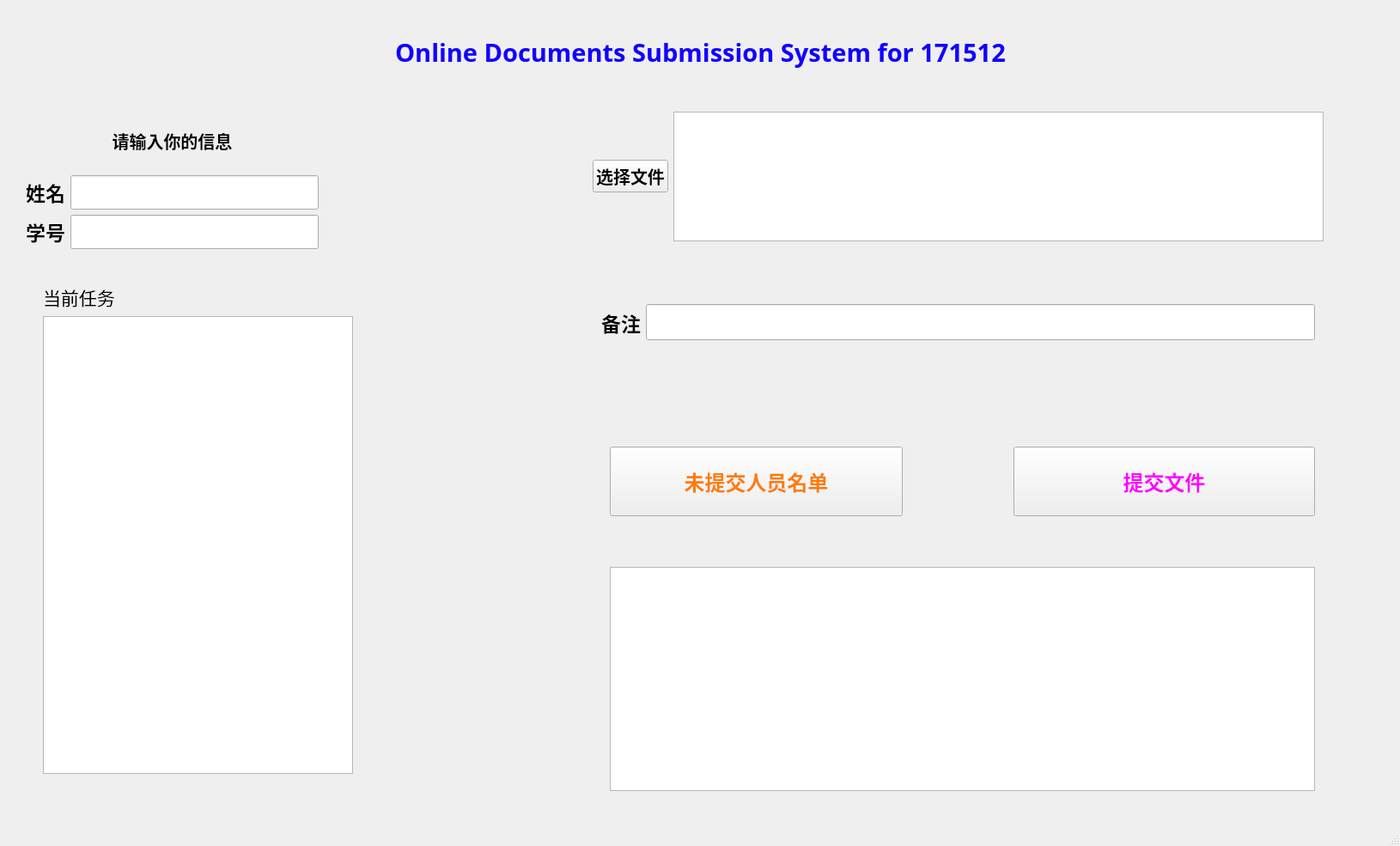
<?xml version="1.0" encoding="UTF-8"?>
<ui version="4.0">
 <class>MainWindow</class>
 <widget class="QMainWindow" name="MainWindow">
  <property name="geometry">
   <rect>
    <x>0</x>
    <y>0</y>
    <width>1630</width>
    <height>985</height>
   </rect>
  </property>
  <property name="sizePolicy">
   <sizepolicy hsizetype="Preferred" vsizetype="Preferred">
    <horstretch>0</horstretch>
    <verstretch>0</verstretch>
   </sizepolicy>
  </property>
  <property name="windowTitle">
   <string>MainWindow</string>
  </property>
  <widget class="QWidget" name="centralwidget">
   <widget class="QWidget" name="verticalLayoutWidget">
    <property name="geometry">
     <rect>
      <x>30</x>
      <y>130</y>
      <width>341</width>
      <height>181</height>
     </rect>
    </property>
    <layout class="QVBoxLayout" name="verticalLayout">
     <item>
      <widget class="QLabel" name="label_3">
       <property name="sizePolicy">
        <sizepolicy hsizetype="Preferred" vsizetype="Fixed">
         <horstretch>0</horstretch>
         <verstretch>0</verstretch>
        </sizepolicy>
       </property>
       <property name="font">
        <font>
         <family>Songti SC</family>
         <pointsize>15</pointsize>
         <weight>75</weight>
         <bold>true</bold>
        </font>
       </property>
       <property name="text">
        <string>请输入你的信息</string>
       </property>
       <property name="textFormat">
        <enum>Qt::AutoText</enum>
       </property>
       <property name="alignment">
        <set>Qt::AlignCenter</set>
       </property>
      </widget>
     </item>
     <item>
      <layout class="QGridLayout" name="gridLayout">
       <item row="0" column="0">
        <widget class="QLabel" name="label">
         <property name="font">
          <font>
           <family>Songti SC</family>
           <pointsize>17</pointsize>
           <weight>75</weight>
           <bold>true</bold>
          </font>
         </property>
         <property name="text">
          <string>姓名</string>
         </property>
        </widget>
       </item>
       <item row="1" column="1">
        <widget class="QLineEdit" name="StudentNumber">
         <property name="font">
          <font>
           <family>Songti SC</family>
           <pointsize>17</pointsize>
          </font>
         </property>
        </widget>
       </item>
       <item row="1" column="0">
        <widget class="QLabel" name="label_2">
         <property name="font">
          <font>
           <family>Songti SC</family>
           <pointsize>17</pointsize>
           <weight>75</weight>
           <bold>true</bold>
          </font>
         </property>
         <property name="text">
          <string>学号</string>
         </property>
         <property name="alignment">
          <set>Qt::AlignCenter</set>
         </property>
        </widget>
       </item>
       <item row="0" column="1">
        <widget class="QLineEdit" name="StudentName">
         <property name="sizePolicy">
          <sizepolicy hsizetype="Expanding" vsizetype="Fixed">
           <horstretch>0</horstretch>
           <verstretch>0</verstretch>
          </sizepolicy>
         </property>
         <property name="minimumSize">
          <size>
           <width>0</width>
           <height>0</height>
          </size>
         </property>
         <property name="font">
          <font>
           <family>Songti SC</family>
           <pointsize>17</pointsize>
          </font>
         </property>
        </widget>
       </item>
      </layout>
     </item>
    </layout>
   </widget>
   <widget class="QWidget" name="verticalLayoutWidget_2">
    <property name="geometry">
     <rect>
      <x>50</x>
      <y>330</y>
      <width>361</width>
      <height>571</height>
     </rect>
    </property>
    <layout class="QVBoxLayout" name="verticalLayout_2">
     <item>
      <widget class="QLabel" name="label_4">
       <property name="font">
        <font>
         <family>Songti SC</family>
         <pointsize>16</pointsize>
        </font>
       </property>
       <property name="text">
        <string>当前任务</string>
       </property>
      </widget>
     </item>
     <item>
      <widget class="QTextEdit" name="current_task">
       <property name="font">
        <font>
         <family>Songti SC</family>
         <pointsize>18</pointsize>
        </font>
       </property>
       <property name="cursor" stdset="0">
        <cursorShape>ForbiddenCursor</cursorShape>
       </property>
       <property name="readOnly">
        <bool>true</bool>
       </property>
      </widget>
     </item>
    </layout>
   </widget>
   <widget class="QLabel" name="label_5">
    <property name="geometry">
     <rect>
      <x>10</x>
      <y>30</y>
      <width>1611</width>
      <height>61</height>
     </rect>
    </property>
    <property name="sizePolicy">
     <sizepolicy hsizetype="Preferred" vsizetype="Preferred">
      <horstretch>0</horstretch>
      <verstretch>0</verstretch>
     </sizepolicy>
    </property>
    <property name="font">
     <font>
      <family>Devanagari MT</family>
      <pointsize>22</pointsize>
      <weight>75</weight>
      <italic>false</italic>
      <bold>true</bold>
     </font>
    </property>
    <property name="mouseTracking">
     <bool>false</bool>
    </property>
    <property name="styleSheet">
     <string notr="true">color: rgb(16, 0, 255);</string>
    </property>
    <property name="text">
     <string>Online Documents Submission System for 171512</string>
    </property>
    <property name="alignment">
     <set>Qt::AlignCenter</set>
    </property>
   </widget>
   <widget class="QWidget" name="horizontalLayoutWidget">
    <property name="geometry">
     <rect>
      <x>690</x>
      <y>130</y>
      <width>851</width>
      <height>151</height>
     </rect>
    </property>
    <layout class="QHBoxLayout" name="horizontalLayout">
     <item>
      <widget class="QPushButton" name="pushButton_selectFile">
       <property name="font">
        <font>
         <family>Songti SC</family>
         <pointsize>15</pointsize>
         <weight>75</weight>
         <bold>true</bold>
        </font>
       </property>
       <property name="text">
        <string>选择文件</string>
       </property>
      </widget>
     </item>
     <item>
      <widget class="QTextEdit" name="filename">
       <property name="font">
        <font>
         <family>Songti SC</family>
         <pointsize>15</pointsize>
        </font>
       </property>
       <property name="cursor" stdset="0">
        <cursorShape>ForbiddenCursor</cursorShape>
       </property>
       <property name="readOnly">
        <bool>true</bool>
       </property>
      </widget>
     </item>
    </layout>
   </widget>
   <widget class="QPushButton" name="pushButton_submit">
    <property name="geometry">
     <rect>
      <x>1180</x>
      <y>520</y>
      <width>351</width>
      <height>81</height>
     </rect>
    </property>
    <property name="sizePolicy">
     <sizepolicy hsizetype="Preferred" vsizetype="Preferred">
      <horstretch>0</horstretch>
      <verstretch>0</verstretch>
     </sizepolicy>
    </property>
    <property name="font">
     <font>
      <family>Songti SC</family>
      <pointsize>18</pointsize>
      <weight>75</weight>
      <bold>true</bold>
     </font>
    </property>
    <property name="cursor">
     <cursorShape>OpenHandCursor</cursorShape>
    </property>
    <property name="styleSheet">
     <string notr="true">color: rgb(255, 0, 255);</string>
    </property>
    <property name="text">
     <string>提交文件</string>
    </property>
   </widget>
   <widget class="QWidget" name="horizontalLayoutWidget_2">
    <property name="geometry">
     <rect>
      <x>700</x>
      <y>320</y>
      <width>831</width>
      <height>111</height>
     </rect>
    </property>
    <layout class="QHBoxLayout" name="horizontalLayout_2">
     <item>
      <widget class="QLabel" name="label_6">
       <property name="sizePolicy">
        <sizepolicy hsizetype="Preferred" vsizetype="Preferred">
         <horstretch>0</horstretch>
         <verstretch>0</verstretch>
        </sizepolicy>
       </property>
       <property name="font">
        <font>
         <family>Songti SC</family>
         <pointsize>17</pointsize>
         <weight>75</weight>
         <bold>true</bold>
        </font>
       </property>
       <property name="text">
        <string>备注</string>
       </property>
      </widget>
     </item>
     <item>
      <widget class="QLineEdit" name="remarks">
       <property name="font">
        <font>
         <family>Songti SC</family>
         <pointsize>18</pointsize>
        </font>
       </property>
      </widget>
     </item>
    </layout>
   </widget>
   <widget class="QPushButton" name="pushButton_NotSubStudentList">
    <property name="geometry">
     <rect>
      <x>710</x>
      <y>520</y>
      <width>341</width>
      <height>81</height>
     </rect>
    </property>
    <property name="sizePolicy">
     <sizepolicy hsizetype="Preferred" vsizetype="Preferred">
      <horstretch>0</horstretch>
      <verstretch>0</verstretch>
     </sizepolicy>
    </property>
    <property name="font">
     <font>
      <family>Songti SC</family>
      <pointsize>18</pointsize>
      <weight>75</weight>
      <bold>true</bold>
     </font>
    </property>
    <property name="cursor">
     <cursorShape>OpenHandCursor</cursorShape>
    </property>
    <property name="styleSheet">
     <string notr="true">color: rgb(255, 123, 0);</string>
    </property>
    <property name="text">
     <string>未提交人员名单</string>
    </property>
   </widget>
   <widget class="QTextEdit" name="textEdit_NotSubmitNameList">
    <property name="geometry">
     <rect>
      <x>710</x>
      <y>660</y>
      <width>821</width>
      <height>261</height>
     </rect>
    </property>
    <property name="font">
     <font>
      <family>Songti SC</family>
      <pointsize>15</pointsize>
      <weight>75</weight>
      <bold>true</bold>
     </font>
    </property>
    <property name="cursor" stdset="0">
     <cursorShape>ForbiddenCursor</cursorShape>
    </property>
    <property name="readOnly">
     <bool>true</bool>
    </property>
   </widget>
  </widget>
  <widget class="QMenuBar" name="menubar">
   <property name="geometry">
    <rect>
     <x>0</x>
     <y>0</y>
     <width>1630</width>
     <height>22</height>
    </rect>
   </property>
  </widget>
  <widget class="QStatusBar" name="statusbar"/>
 </widget>
 <resources/>
 <connections/>
</ui>
